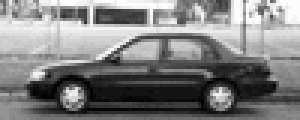
#> input picture pos-82.pgm, 100 x 40 px (shown 3 times larger)
$ python homography.py
#> lines starting #> are read from the running program, lines starting #| are printed output that depends on the picture
import numpy as np
import cv2

MIN_MATCH_COUNT = 10

img1 = cv2.imread('pos-82.pgm',0)
#> img1 is the input picture: shape (40, 100); min 4, max 252, mean 128.4
img2 = cv2.imread('car.jpg',0)
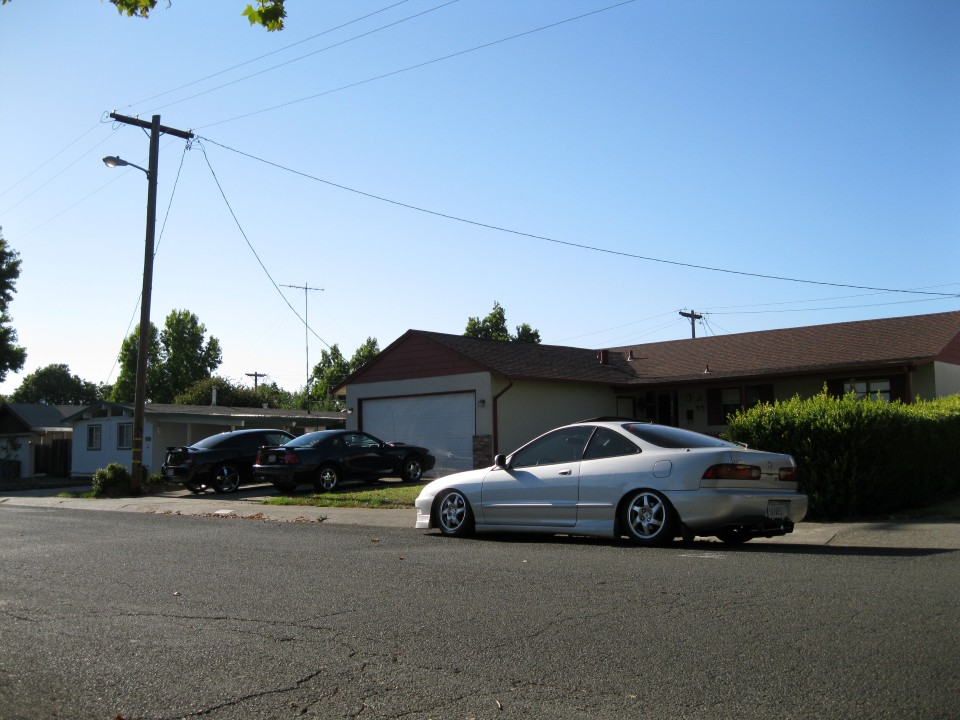
#> input picture car.jpg, 960 x 720 px
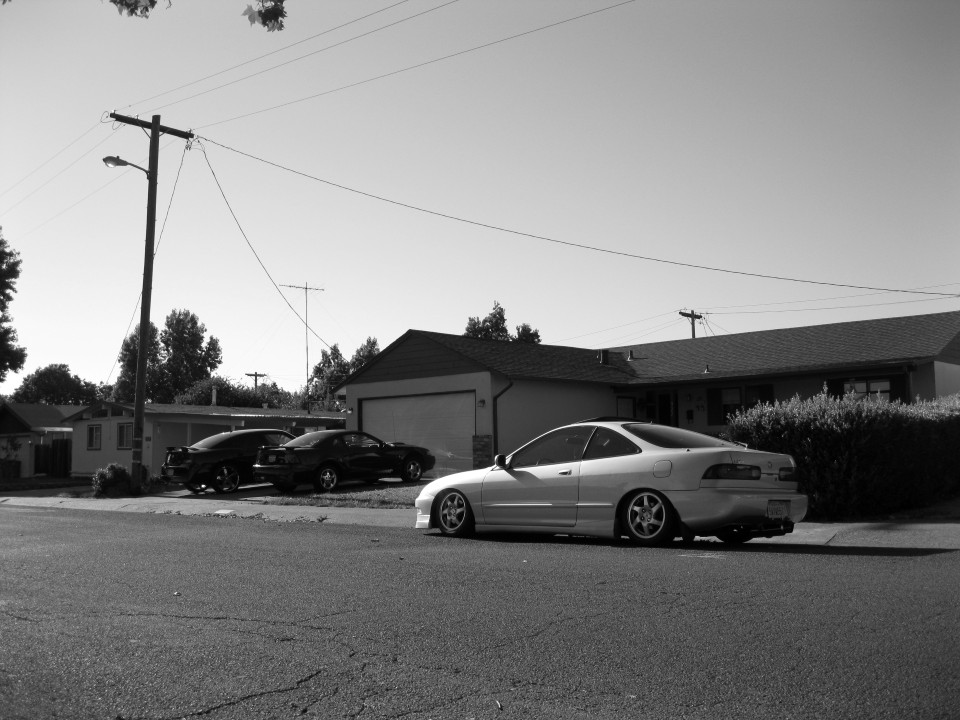
#> img2: shape (720, 960); min 0, max 255, mean 131.6
w, h = img1.shape[::-1]
#> w = 100; h = 40

#> (the run stopped early here; a loop or call above may not have finished)
